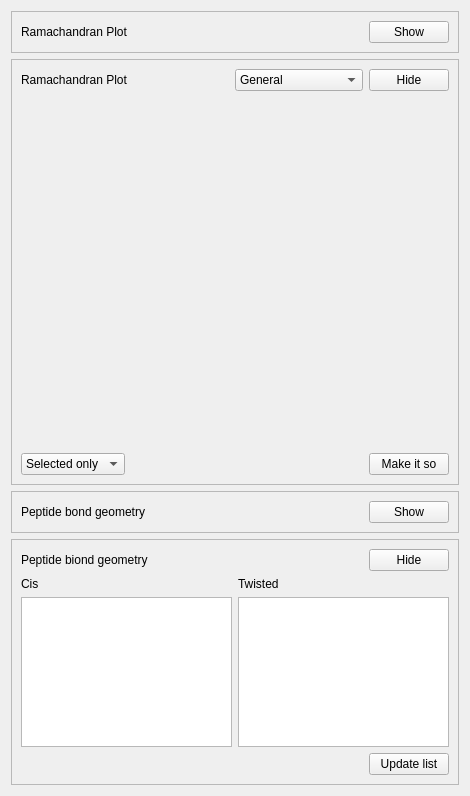
               <widget class="QWidget" name="scrollAreaWidgetContents_2">
                <property name="geometry">
                 <rect>
                  <x>0</x>
                  <y>0</y>
                  <width>470</width>
                  <height>796</height>
                 </rect>
                </property>
                <layout class="QVBoxLayout" name="verticalLayout_12">
                 <item>
                  <widget class="QFrame" name="_validate_rama_stub_frame">
                   <property name="frameShape">
                    <enum>QFrame::StyledPanel</enum>
                   </property>
                   <property name="frameShadow">
                    <enum>QFrame::Raised</enum>
                   </property>
                   <layout class="QHBoxLayout" name="horizontalLayout_21">
                    <item>
                     <widget class="QLabel" name="label_22">
                      <property name="text">
                       <string>Ramachandran Plot</string>
                      </property>
                     </widget>
                    </item>
                    <item>
                     <spacer name="horizontalSpacer_9">
                      <property name="orientation">
                       <enum>Qt::Horizontal</enum>
                      </property>
                      <property name="sizeHint" stdset="0">
                       <size>
                        <width>40</width>
                        <height>20</height>
                       </size>
                      </property>
                     </spacer>
                    </item>
                    <item>
                     <widget class="QPushButton" name="_validate_rama_show_button">
                      <property name="text">
                       <string>Show</string>
                      </property>
                     </widget>
                    </item>
                   </layout>
                  </widget>
                 </item>
                 <item>
                  <widget class="QFrame" name="_validate_rama_main_frame">
                   <property name="frameShape">
                    <enum>QFrame::StyledPanel</enum>
                   </property>
                   <property name="frameShadow">
                    <enum>QFrame::Raised</enum>
                   </property>
                   <layout class="QVBoxLayout" name="verticalLayout_13">
                    <item>
                     <layout class="QHBoxLayout" name="horizontalLayout_23">
                      <item>
                       <widget class="QLabel" name="label_21">
                        <property name="text">
                         <string>Ramachandran Plot</string>
                        </property>
                       </widget>
                      </item>
                      <item>
                       <spacer name="horizontalSpacer_10">
                        <property name="orientation">
                         <enum>Qt::Horizontal</enum>
                        </property>
                        <property name="sizeHint" stdset="0">
                         <size>
                          <width>40</width>
                          <height>20</height>
                         </size>
                        </property>
                       </spacer>
                      </item>
                      <item>
                       <widget class="QComboBox" name="_validate_rama_case_combo_box">
                        <item>
                         <property name="text">
                          <string>General</string>
                         </property>
                        </item>
                        <item>
                         <property name="text">
                          <string>Glycine</string>
                         </property>
                        </item>
                        <item>
                         <property name="text">
                          <string>Isoleucine/Valine</string>
                         </property>
                        </item>
                        <item>
                         <property name="text">
                          <string>Preceding Proline</string>
                         </property>
                        </item>
                        <item>
                         <property name="text">
                          <string>Trans Proline</string>
                         </property>
                        </item>
                        <item>
                         <property name="text">
                          <string>Cis Proline</string>
                         </property>
                        </item>
                       </widget>
                      </item>
                      <item>
                       <widget class="QPushButton" name="_validate_rama_hide_button">
                        <property name="text">
                         <string>Hide</string>
                        </property>
                       </widget>
                      </item>
                     </layout>
                    </item>
                    <item>
                     <layout class="QHBoxLayout" name="horizontalLayout_24">
                      <item>
                       <widget class="QWidget" name="_validate_rama_plot_container" native="true">
                        <property name="minimumSize">
                         <size>
                          <width>350</width>
                          <height>350</height>
                         </size>
                        </property>
                        <layout class="QVBoxLayout" name="_validate_rama_plot_layout"/>
                       </widget>
                      </item>
                      <item>
                       <spacer name="horizontalSpacer_11">
                        <property name="orientation">
                         <enum>Qt::Horizontal</enum>
                        </property>
                        <property name="sizeHint" stdset="0">
                         <size>
                          <width>40</width>
                          <height>20</height>
                         </size>
                        </property>
                       </spacer>
                      </item>
                     </layout>
                    </item>
                    <item>
                     <layout class="QHBoxLayout" name="horizontalLayout_22">
                      <item>
                       <widget class="QComboBox" name="_validate_rama_sel_combo_box">
                        <item>
                         <property name="text">
                          <string>Selected only</string>
                         </property>
                        </item>
                        <item>
                         <property name="text">
                          <string>All</string>
                         </property>
                        </item>
                       </widget>
                      </item>
                      <item>
                       <spacer name="horizontalSpacer_8">
                        <property name="orientation">
                         <enum>Qt::Horizontal</enum>
                        </property>
                        <property name="sizeHint" stdset="0">
                         <size>
                          <width>40</width>
                          <height>20</height>
                         </size>
                        </property>
                       </spacer>
                      </item>
                      <item>
                       <widget class="QPushButton" name="_validate_rama_go_button">
                        <property name="text">
                         <string>Make it so</string>
                        </property>
                       </widget>
                      </item>
                     </layout>
                    </item>
                   </layout>
                  </widget>
                 </item>
                 <item>
                  <widget class="QFrame" name="_validate_pep_stub_frame">
                   <property name="frameShape">
                    <enum>QFrame::StyledPanel</enum>
                   </property>
                   <property name="frameShadow">
                    <enum>QFrame::Raised</enum>
                   </property>
                   <layout class="QHBoxLayout" name="horizontalLayout_25">
                    <item>
                     <widget class="QLabel" name="label_26">
                      <property name="text">
                       <string>Peptide bond geometry</string>
                      </property>
                     </widget>
                    </item>
                    <item>
                     <spacer name="horizontalSpacer_12">
                      <property name="orientation">
                       <enum>Qt::Horizontal</enum>
                      </property>
                      <property name="sizeHint" stdset="0">
                       <size>
                        <width>40</width>
                        <height>20</height>
                       </size>
                      </property>
                     </spacer>
                    </item>
                    <item>
                     <widget class="QPushButton" name="_validate_pep_show_button">
                      <property name="text">
                       <string>Show</string>
                      </property>
                     </widget>
                    </item>
                   </layout>
                  </widget>
                 </item>
                 <item>
                  <widget class="QFrame" name="_validate_pep_main_frame">
                   <property name="frameShape">
                    <enum>QFrame::StyledPanel</enum>
                   </property>
                   <property name="frameShadow">
                    <enum>QFrame::Raised</enum>
                   </property>
                   <layout class="QVBoxLayout" name="verticalLayout_16">
                    <item>
                     <layout class="QHBoxLayout" name="horizontalLayout_27">
                      <item>
                       <widget class="QLabel" name="label_27">
                        <property name="text">
                         <string>Peptide biond geometry</string>
                        </property>
                       </widget>
                      </item>
                      <item>
                       <spacer name="horizontalSpacer_13">
                        <property name="orientation">
                         <enum>Qt::Horizontal</enum>
                        </property>
                        <property name="sizeHint" stdset="0">
                         <size>
                          <width>40</width>
                          <height>20</height>
                         </size>
                        </property>
                       </spacer>
                      </item>
                      <item>
                       <widget class="QPushButton" name="_validate_pep_hide_button">
                        <property name="text">
                         <string>Hide</string>
                        </property>
                       </widget>
                      </item>
                     </layout>
                    </item>
                    <item>
                     <layout class="QGridLayout" name="gridLayout_7">
                      <item row="1" column="0">
                       <widget class="QListWidget" name="_validate_pep_cis_list">
                        <property name="editTriggers">
                         <set>QAbstractItemView::NoEditTriggers</set>
                        </property>
                       </widget>
                      </item>
                      <item row="0" column="0">
                       <widget class="QLabel" name="label_29">
                        <property name="text">
                         <string>Cis</string>
                        </property>
                       </widget>
                      </item>
                      <item row="0" column="1">
                       <widget class="QLabel" name="label_30">
                        <property name="text">
                         <string>Twisted</string>
                        </property>
                       </widget>
                      </item>
                      <item row="1" column="1">
                       <widget class="QListWidget" name="_validate_pep_twisted_list"/>
                      </item>
                     </layout>
                    </item>
                    <item>
                     <layout class="QHBoxLayout" name="horizontalLayout_28">
                      <item>
                       <spacer name="horizontalSpacer_14">
                        <property name="orientation">
                         <enum>Qt::Horizontal</enum>
                        </property>
                        <property name="sizeHint" stdset="0">
                         <size>
                          <width>40</width>
                          <height>20</height>
                         </size>
                        </property>
                       </spacer>
                      </item>
                      <item>
                       <widget class="QPushButton" name="_validate_pep_update_button">
                        <property name="text">
                         <string>Update list</string>
                        </property>
                       </widget>
                      </item>
                     </layout>
                    </item>
                   </layout>
                  </widget>
                 </item>
                 <item>
                  <spacer name="verticalSpacer_3">
                   <property name="orientation">
                    <enum>Qt::Vertical</enum>
                   </property>
                   <property name="sizeHint" stdset="0">
                    <size>
                     <width>20</width>
                     <height>40</height>
                    </size>
                   </property>
                  </spacer>
                 </item>
                </layout>
               </widget>
